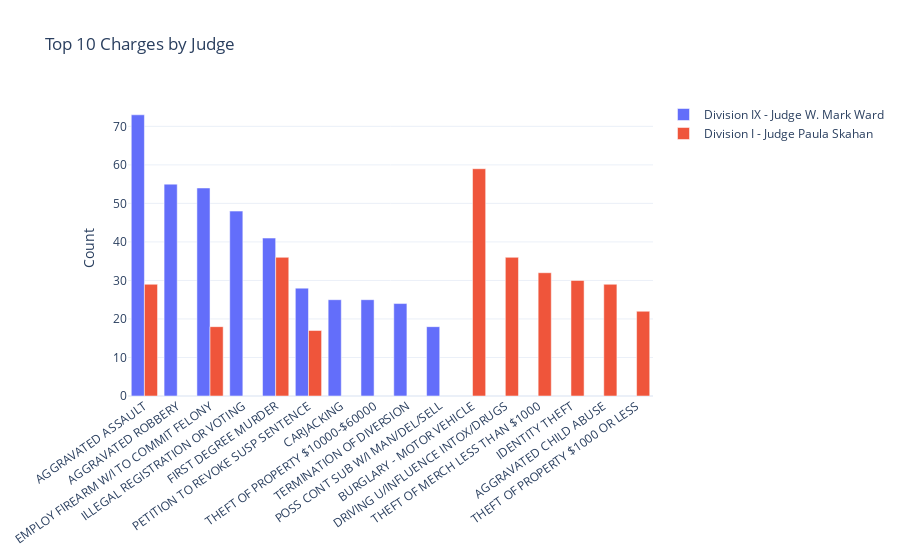

The notebook cell this image was saved under:
### Code cell
top_charges = top_charges.reset_index()

data = []
for judge in top_charges.Judge.unique():
    data.append(
        go.Bar(name=judge, 
               x=top_charges[top_charges.Judge==judge].Description, 
               y=top_charges[top_charges.Judge==judge]['Charge Number']
              )
        )

fig = go.Figure(data)
fig.update_layout(title='Top 10 Charges by Judge', uniformtext_minsize=8, 
                  uniformtext_mode='show',barmode='group', xaxis_tickangle=-35,
                 yaxis={'title': 'Count'})

fig.show()

### Figure 1 — Plotly figure (JSON) as saved in the notebook; plotly's stock layout.template omitted (floating-point values rounded to 4 significant figures)
{"data": [{"name": "Division IX - Judge W. Mark Ward", "type": "bar", "x": ["AGGRAVATED ASSAULT", "AGGRAVATED ROBBERY", "EMPLOY FIREARM W/I TO COMMIT FELONY", "ILLEGAL REGISTRATION OR VOTING", "FIRST DEGREE MURDER", "PETITION TO REVOKE SUSP SENTENCE", "CARJACKING", "THEFT OF PROPERTY $10000-$60000", "TERMINATION OF DIVERSION", "POSS CONT SUB W/I MAN/DEL/SELL"], "y": [73, 55, 54, 48, 41, 28, 25, 25, 24, 18]}, {"name": "Division I - Judge Paula Skahan", "type": "bar", "x": ["BURGLARY - MOTOR VEHICLE", "DRIVING U/INFLUENCE INTOX/DRUGS", "FIRST DEGREE MURDER", "THEFT OF MERCH LESS THAN $1000", "IDENTITY THEFT", "AGGRAVATED ASSAULT", "AGGRAVATED CHILD ABUSE", "THEFT OF PROPERTY $1000 OR LESS", "EMPLOY FIREARM W/I TO COMMIT FELONY", "PETITION TO REVOKE SUSP SENTENCE"], "y": [59, 36, 36, 32, 30, 29, 29, 22, 18, 17]}], "layout": {"barmode": "group", "title": {"text": "Top 10 Charges by Judge"}, "uniformtext": {"minsize": 8, "mode": "show"}, "xaxis": {"tickangle": -35}, "yaxis": {"title": {"text": "Count"}}}}
